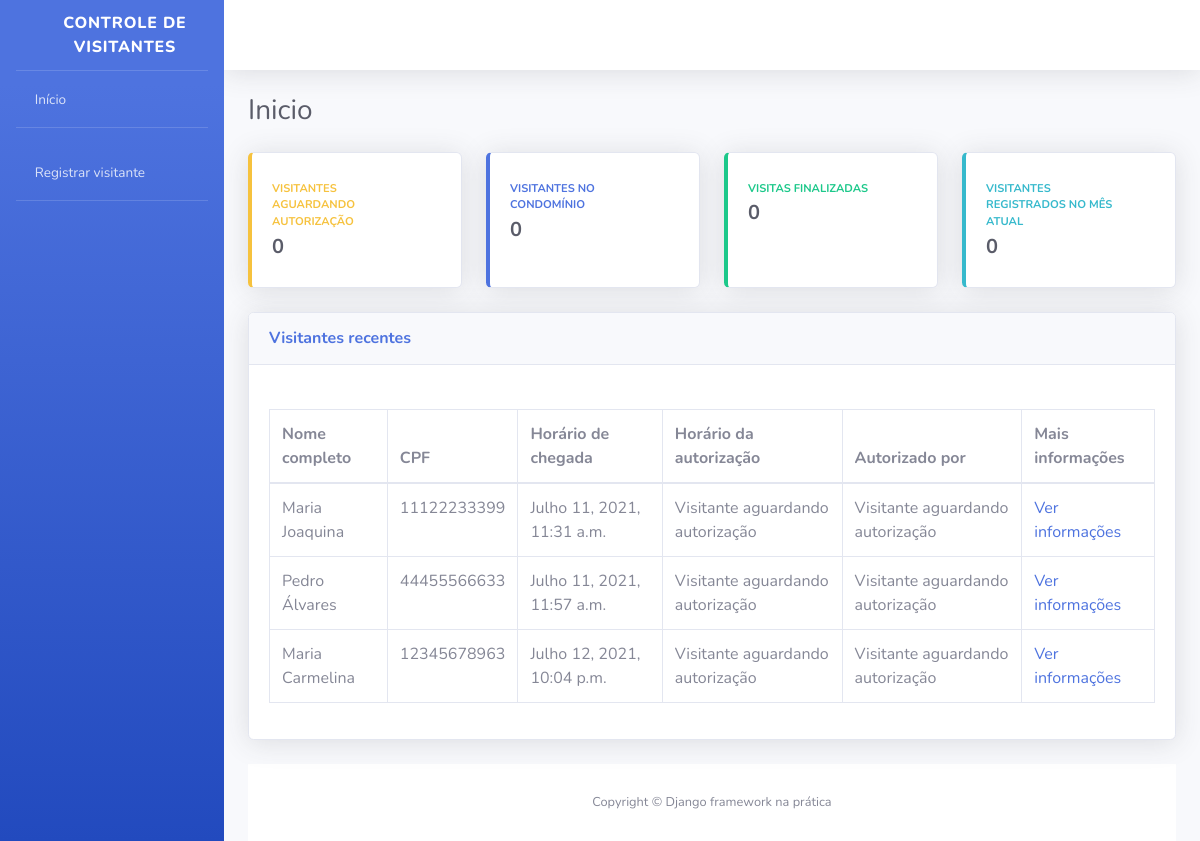
/, run on an earlier commit of the app's database.
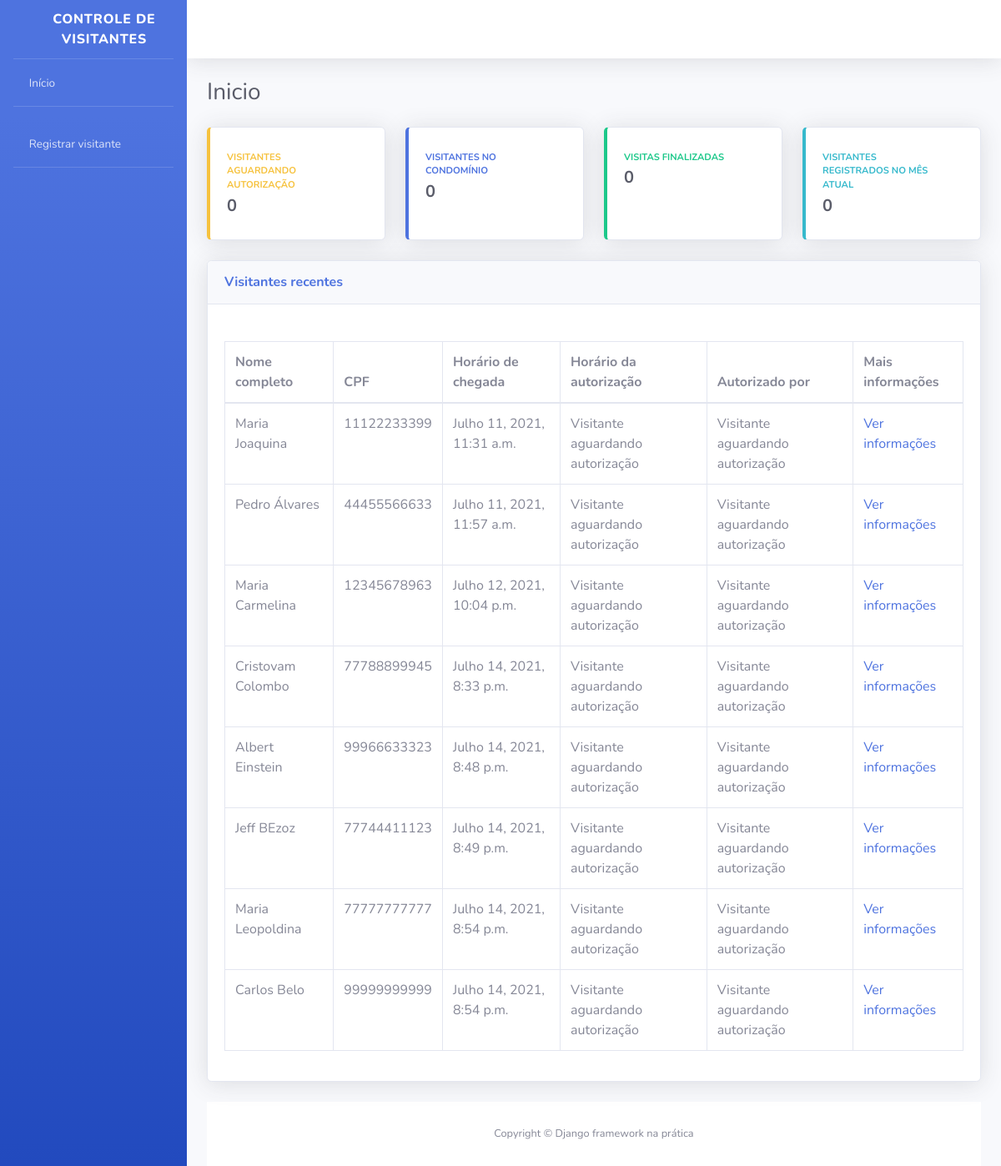
And on a later commit of the database.
### visitantes/models.py (models this page shows, shortened)
class Visitante(models.Model):
    STATUS_VISITANTE =[
        ("AGUARDANDO", "Aguardando autorização"),
        ("EM_VISITA", "Em visita"),
        ("FINALIZADO", "Visita finalizada")
    ]
    status = models.CharField(
        verbose_name="Status",
        max_length=10,
        choices=STATUS_VISITANTE,
        default="AGUARDANDO"
    )
    nome_completo = models.CharField(
        verbose_name="Nome completo",
        max_length=194
    )
    cpf = models.CharField(
        verbose_name="CPF",
        max_length=11
    )
    data_nascimento = models.DateField(
        verbose_name="Data de nascimento",
        auto_now=False,
        auto_now_add=False
    )
    numero_casa = models.PositiveSmallIntegerField(
        verbose_name="Numero da casa"
    )
    placa_veiculo = models.CharField(
        verbose_name="Placa do veículo",
        max_length=7,
        blank=True,
        null=True
    )
    horario_chegada = models.DateTimeField(
        verbose_name="Horário de chegada na portaria",
        auto_now_add=True, #registra a hora automaticamente
    )
    horario_saida = models.DateTimeField(
        verbose_name= " Horário de saída do condomínio",
        auto_now=False,
        blank=True,
        null=True
    )
    horario_autorizacao = models.DateTimeField(
        verbose_name="Horário de autorização de entrada",
        auto_now=False,
        blank=True,
        null=True
    )
    morador_responsavel = models.CharField(
        verbose_name="Morador responsável pela autorização",
        max_length=194,
        blank=True
    )
    registrado_por = models.ForeignKey(
        "porteiros.Porteiro",
        verbose_name="Porteiro responsável",
        on_delete=models.PROTECT,
    )
    def get_horario_autorizacao(self):
        if self.horario_autorizacao:
            return self.horario_autorizacao
        return "Visitante aguardando autorização"
    def get_morador_responsavel(self):
        if self.morador_responsavel:
            return self.morador_responsavel
        return "Visitante aguardando autorização"
    class Meta:
        verbose_name = "Visitante"
        verbose_name_plural = "Visitantes"
        db_table = "visitante"

### usuarios/views.py (the view)
def index(request):
    todos_visitantes = Visitante.objects.all()
    context={
        "nome_pagina" : "Inicio",
        "todos_visitantes" : todos_visitantes,
    }
    return render(request, "index.html", context)

### templates/index.html (shortened to what this page needs)
{% extends 'base.html' %}
{% block conteudo %}
<div class="container-fluid">
<div class="d-sm-flex align-items-center justify-content-between mb-4">
    <h1 class="h3 mb-0 text-gray-800"> {{nome_pagina}} </h1>
</div>
<div class="row">
    <div class="col-xl-3 col-md-6 mb-4">
        <div class="card border-left-warning shadow h-100 py-2">
            <div class="card-body">
                <div class="row no-gutters align-items-center">
                    <div class="col mr-2">
                        <div class="text-xs font-weight-bold text-warning text-uppercase mb-1">Visitantes aguardando autorização</div>
                        <div class="h5 mb-0 font-weight-bold text-gray-800">0</div>
                    </div>
                    <div class="col-auto">
                        <i class="fas fa-user-lock fa-2x text-gray-300"></i>
                    </div>
                </div>
            </div>
        </div>
    </div>
    <div class="col-xl-3 col-md-6 mb-4">
        <div class="card border-left-primary shadow h-100 py-2">
            <div class="card-body">
                <div class="row no-gutters align-items-center">
                    <div class="col mr-2">
                        <div class="text-xs font-weight-bold text-primary text-uppercase mb-1">Visitantes no condomínio</div>
                        <div class="h5 mb-0 font-weight-bold text-gray-800">0</div>
                    </div>
                    <div class="col-auto">
                        <i class="fas fa-user-clock fa-2x text-gray-300"></i>
                    </div>
                </div>
            </div>
        </div>
    </div>
    <div class="col-xl-3 col-md-6 mb-4">
        <div class="card border-left-success shadow h-100 py-2">
            <div class="card-body">
                <div class="row no-gutters align-items-center">
                    <div class="col mr-2">
                        <div class="text-xs font-weight-bold text-success text-uppercase mb-1">Visitas finalizadas</div>
                        <div class="h5 mb-0 font-weight-bold text-gray-800">0</div>
                    </div>
                    <div class="col-auto">
                        <i class="fas fa-user-check fa-2x text-gray-300"></i>
                    </div>
                </div>
            </div>
        </div>
    </div>
    <div class="col-xl-3 col-md-6 mb-4">
        <div class="card border-left-info shadow h-100 py-2">
            <div class="card-body">
                <div class="row no-gutters align-items-center">
                    <div class="col mr-2">
                        <div class="text-xs font-weight-bold text-info text-uppercase mb-1">Visitantes registrados no mês atual</div>
                        <div class="h5 mb-0 font-weight-bold text-gray-800">0</div>
                    </div>
                    <div class="col-auto">
                        <i class="fas fa-users fa-2x text-gray-300"></i>
                    </div>
                </div>
            </div>
        </div>
    </div>
</div>
<div class="card shadow mb-4">
    <div class="card-header py-3 d-sm-flex align-items-center justify-content-between mb-4">
        <h6 class="m-0 font-weight-bold text-primary">Visitantes recentes</h6>
    </div>
    <div class="card-body">
        <div class="table-responsive">
            <table class="table table-bordered">
                <thead>
                    <th>Nome completo</th>
                    <th>CPF</th>
                    <th>Horário de chegada</th>
                    <th>Horário da autorização</th>
                    <th>Autorizado por</th>
                    <th>Mais informações</th>
                </thead>
                <tbody>
                    {% for visitante in todos_visitantes %}
                    <tr>
                        <td>{{ visitante.nome_completo }}</td>
                        <td>{{ visitante.cpf }}</td>
                        <td>{{ visitante.horario_chegada }}</td>
                        <td>{{ visitante.get_horario_autorizacao }}</td>
                        <td>{{ visitante.get_morador_responsavel }}</td>
                        <td>
                            <a href="{% url 'informacoes_visitante' id=visitante.id %}">
                                Ver informações
                            </a>
                        </td>
                    </tr>
                    {% endfor %}
                </tbody>
            </table>
        </div>
    </div>
</div>
{% endblock conteudo %}

### templates/base.html (shortened to what this page needs)
<!DOCTYPE html>
{% load static %}
<html lang="pt-br">
    <head>
        <link href="{% static 'css/sb-admin-2.min.css' %}" rel="stylesheet">
        <link href="{% static 'vendor/fontawesome-free/css/all.min.css' %}" rel="stylesheet" type="text/css">
    </head>
    <body id="page-top">
        <div id="wrapper">
            <ul class="navbar-nav bg-gradient-primary sidebar sidebar-dark accordion" id="accordionSidebar">
                <a class="sidebar-brand d-flex align-items-center justify-content-center" href="#">
                    <div class="sidebar-brand-icon rotate-n-15">
                        <i class="fas fa-user-shield"></i>
                    </div>
                    <div class="sidebar-brand-text">Controle de Visitantes</div>
                </a>
                <hr class="sidebar-divider my-0">
                <li class="nav-item">
                    <a class="nav-link" href="{% url 'index' %}">
                        <i class="fas fa-home"></i>
                        <span>Início</span>
                    </a>
                </li>
                <hr class="sidebar-divider">
                <li class="nav-item">
                    <a class="nav-link" href="{% url 'registrar_visitante' %}">
                        <i class="fas fa-user-plus"></i>
                        <span>Registrar visitante</span>
                    </a>
                </li>
                <hr class="sidebar-divider">
            </ul>
            <div id="content-wrapper" class="d-flex flex-column">
                <div id="content">
                    <nav class="navbar navbar-expand navbar-light bg-white topbar mb-4 static-top shadow">
                        <ul class="navbar-nav ml-auto">
                            <li class="nav-item dropdown no-arrow">
                                <a class="nav-link dropdown-toggle" href="#" id="userDropdown" role="button" data-toggle="dropdown" aria-haspopup="true" aria-expanded="false">
                                    <span class="mr-2 d-none d-lg-inline text-gray-800 small">
                                        <i class="fas fa-cog"></i>
                                    </span>
                                </a>
                            </li>
                        </ul>
                    </nav>
                    {% block conteudo %}
                    {% endblock conteudo %}
                    <footer class="sticky-footer bg-white">
                        <div class="container my-auto">
                            <div class="copyright text-center my-auto">
                                <span>Copyright © Django framework na prática</span>
                            </div>
                        </div>
                    </footer>
                </div>
            </div>
        </div>
    </body>
</html>

What changed in the data, as far as the page shows it:
added Visitante: nome_completo "Cristovam Colombo", cpf "77788899945", horario_chegada "Julho 14, 2021, 8:33 p.m.", get_horario_autorizacao "Visitante aguardando autorização", get_morador_responsavel "Visitante aguardando autorização"
added Visitante: nome_completo "Albert Einstein", cpf "99966633323", horario_chegada "Julho 14, 2021, 8:48 p.m.", get_horario_autorizacao "Visitante aguardando autorização", get_morador_responsavel "Visitante aguardando autorização"
added Visitante: nome_completo "Jeff BEzoz", cpf "77744411123", horario_chegada "Julho 14, 2021, 8:49 p.m.", get_horario_autorizacao "Visitante aguardando autorização", get_morador_responsavel "Visitante aguardando autorização"
added Visitante: nome_completo "Maria Leopoldina", cpf "77777777777", horario_chegada "Julho 14, 2021, 8:54 p.m.", get_horario_autorizacao "Visitante aguardando autorização", get_morador_responsavel "Visitante aguardando autorização"
added Visitante: nome_completo "Carlos Belo", cpf "99999999999", horario_chegada "Julho 14, 2021, 8:54 p.m.", get_horario_autorizacao "Visitante aguardando autorização", get_morador_responsavel "Visitante aguardando autorização"
